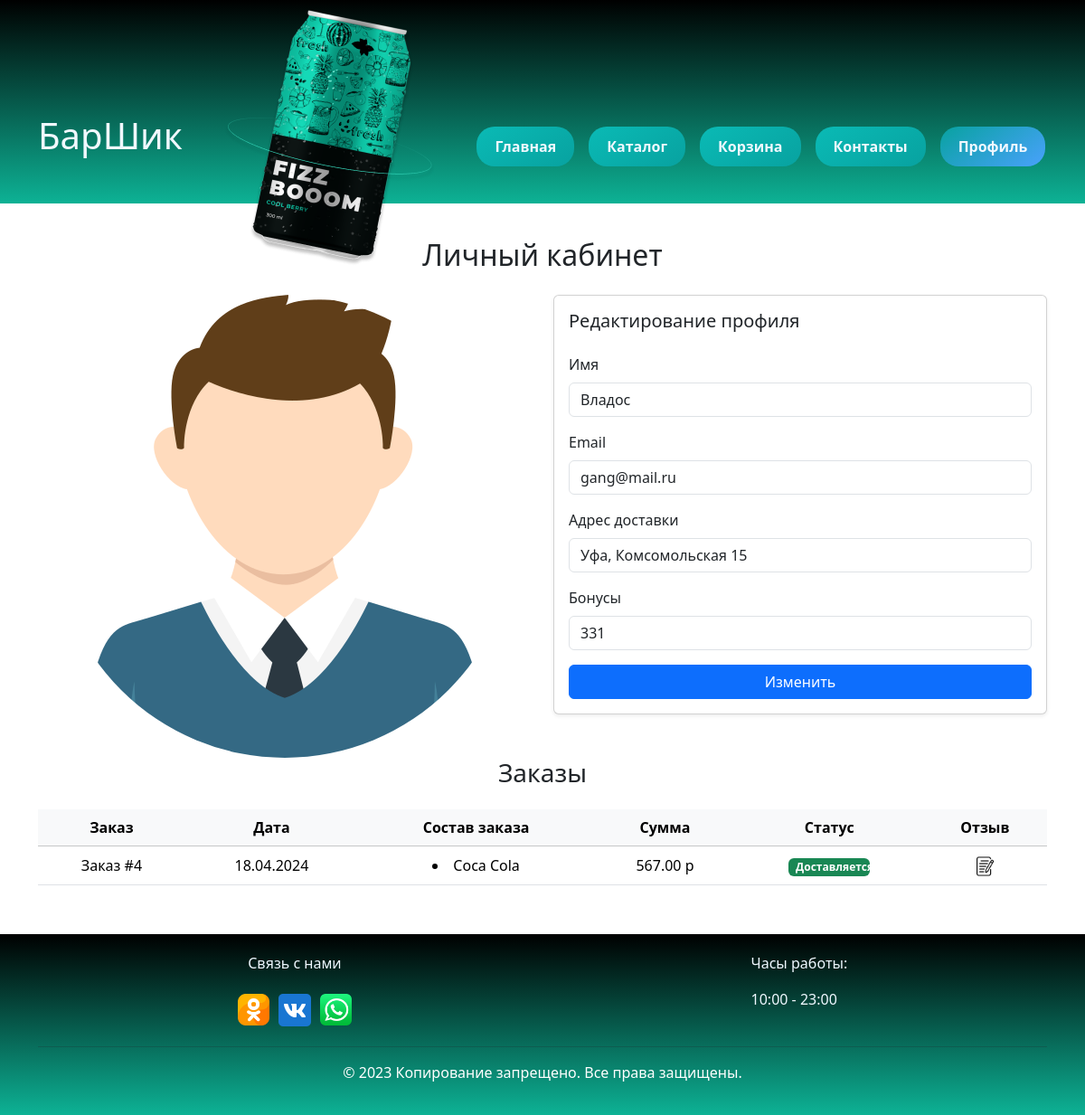
/user/personal_cab.php (signed in), run on an earlier commit of the app's database.
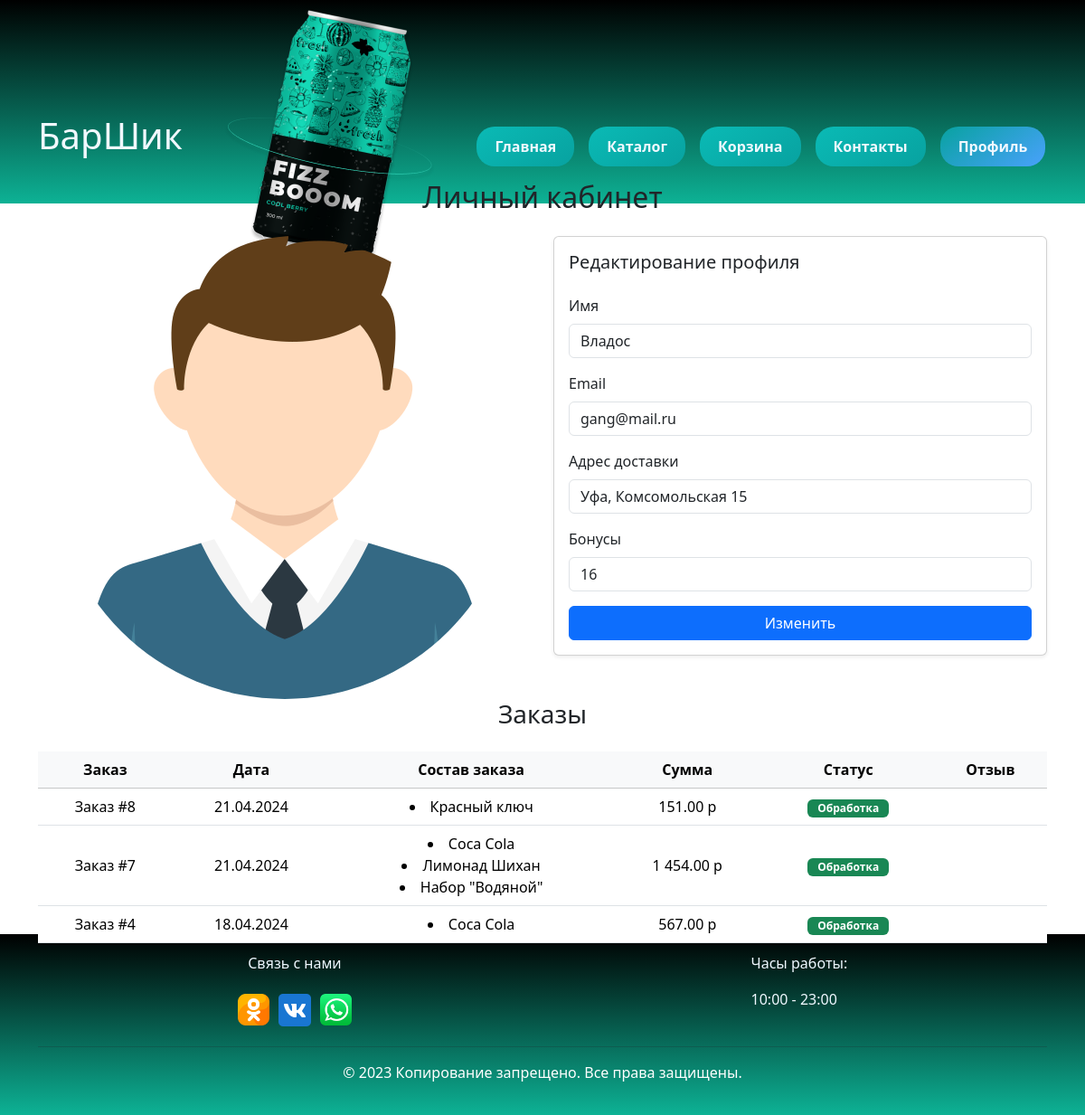
And on a later commit of the database.
### tables this page shows
CREATE TABLE `users` (
  `User_id` int NOT NULL,
  `Email` varchar(50) NOT NULL,
  `Password_hash` varchar(255) NOT NULL,
  `Bonus_points` decimal(10,0) NOT NULL,
  `role` enum('admin','user') NOT NULL DEFAULT 'user',
  `contact_info` varchar(255) NOT NULL DEFAULT 'Данных нет.',
  `name` varchar(33) NOT NULL DEFAULT 'Данных нет.'
);

CREATE TABLE `Orders` (
  `Id_order` int NOT NULL,
  `User_id` int NOT NULL,
  `Date_of_order` datetime NOT NULL,
  `Status` enum('Обработка','Доставляется','Отменен') NOT NULL,
  `Total_price` decimal(25,0) NOT NULL,
  `Used_bonuses` decimal(10,0) DEFAULT NULL,
  `Accrued_bonuses` decimal(10,0) DEFAULT NULL,
  `Delivery_address` varchar(255) DEFAULT NULL,
  `Delivery_method` varchar(50) DEFAULT NULL
);

### user/personal_cab.php (the view, shortened to what this page needs)
<?php
include '../database/connectdb.php';
$userId = $_SESSION['user_id'];
$userQuery = "SELECT User_id, Email, Bonus_points, role, contact_info, name FROM users WHERE User_id = ?";
$userStmt = $mysqli->prepare($userQuery);
$userStmt->bind_param("i", $userId);
$userStmt->execute();
$userResult = $userStmt->get_result();
$userData = $userResult->fetch_assoc();
$orderQuery = "SELECT o.Id_order, o.Date_of_order, o.Total_price, o.Status,
                      GROUP_CONCAT(CONCAT(p.Name, ' (', p.Id_product, ')') ORDER BY p.Name SEPARATOR ', ') AS Products
               FROM Orders o
               JOIN Order_Product op ON o.Id_order = op.Id_order
               JOIN Product p ON op.Id_product = p.Id_product
               WHERE o.User_id = ?
               GROUP BY o.Id_order
               ORDER BY o.Date_of_order DESC";
$orderStmt = $mysqli->prepare($orderQuery);
$orderStmt->bind_param("i", $userId);
$orderStmt->execute();
$orderResult = $orderStmt->get_result();
$reviewCheckQuery = "SELECT id_product FROM Reviews WHERE user_id = ? AND id_product = ?";
$reviewCheckStmt = $mysqli->prepare($reviewCheckQuery);
?>
<!DOCTYPE html>
<html lang="en">
<head>
    <link rel="stylesheet" href="../../design\css\style-header.css">
    <link rel="stylesheet" href="../../design\css\style-personal.css">
    <link href="https://cdn.jsdelivr.net/npm/bootstrap@5.3.2/dist/css/bootstrap.min.css" rel="stylesheet">
</head>
<body>
<?php include "../header.php"; ?>
    <main class="py-4">
    <div class="container">
        <h2 class="text-personal-account mb-4">Личный кабинет</h2>
        <div class="row">
            <div class="col-md-6 text-center">
                <img src="../../design/img/free-icon-boy-4537069.png" class="img-fluid rounded-circle" alt="Профиль пользователя">
            </div>
            <div class="col-md-6">
                <div class="card shadow-sm">
                    <div class="card-body">
                        <h5 class="card-title mb-4">Редактирование профиля</h5>
                        <form action="../user/edit/update_profile.php" method="post">
                            <div class="mb-3">
                                <label for="userName" class="form-label">Имя</label>
                                <input type="text" id="userName" name="userName" class="form-control" placeholder="Введите ваше имя" value="<?= htmlspecialchars($userData['name']) ?>">
                            </div>
                            <div class="mb-3">
                                <label for="userEmail" class="form-label">Email</label>
                                <input type="email" id="userEmail" name="userEmail" class="form-control" placeholder="Введите ваш email" value="<?= htmlspecialchars($userData['Email']) ?>">
                            </div>
                            <div class="mb-3">
                                <label for="userDeliveryAddress" class="form-label">Адрес доставки</label>
                                <input type="text" id="userDeliveryAddress" name="userDeliveryAddress" class="form-control" placeholder="Введите ваш адрес доставки" value="<?= htmlspecialchars($userData['contact_info']) ?>">
                            </div>
                            <div class="mb-3">
                                <label for="userBonuses" class="form-label">Бонусы</label>
                                <input type="text" id="userBonuses" name="userBonuses" class="form-control" value="<?= $userData['Bonus_points'] ?>" readonly>
                            </div>
                            <button type="submit" name="edit" class="btn btn-primary w-100">Изменить</button>
                        </form>
                        </div>
                    </div>
                </div>
            </div>
            <div class="history-zacaz">
                <h3 class="order mb-4">Заказы</h3>
                <div class="table-responsive">
                    <table class="table table-hover">
                        <thead class="table-light">
                            <tr>
                                <th scope="col">Заказ</th>
                                <th scope="col">Дата</th>
                                <th scope="col">Состав заказа</th>
                                <th scope="col">Сумма</th>
                                <th scope="col">Статус</th>
                                <th scope="col">Отзыв</th>
                            </tr>
                        </thead>
                        <tbody>
                        <?php while ($row = $orderResult->fetch_assoc()): ?>
    <tr>
        <td>Заказ #<?= htmlspecialchars($row['Id_order']) ?></td>
        <td><?= date('d.m.Y', strtotime($row['Date_of_order'])) ?></td>
        <td>
            <?php
            $products = explode(', ', $row['Products']);
            foreach ($products as $product):
                $productDetails = explode(' (', rtrim($product, ')'));
                $productName = $productDetails[0];
            ?>
                <li><?= htmlspecialchars($productName) ?></li>
            <?php endforeach; ?>
        </td>
        <td><?= number_format($row['Total_price'], 2, '.', ' ') ?> р</td>
        <td>
            <?php if ($row['Status'] == 'Отменен'): ?>
                <span class="badge bg-danger"><?= htmlspecialchars($row['Status']) ?></span>
            <?php else: ?>
                <span class="badge bg-success"><?= htmlspecialchars($row['Status']) ?></span>
            <?php endif; ?>
        </td>
        <td>
            <?php
            foreach ($products as $product):
                $productDetails = explode(' (', rtrim($product, ')'));
                $productId = $productDetails[1] ?? 'Неизвестный ID';
                $reviewCheckStmt->bind_param("ii", $userId, $productId);
                $reviewCheckStmt->execute();
                $reviewExists = $reviewCheckStmt->get_result()->num_rows > 0;
                if (!$reviewExists):
            ?>
                    <a href="#" data-bs-toggle="modal" data-bs-target="#feedback" data-product-id="<?= $productId ?>" onclick="setProductId(this.getAttribute('data-product-id'))">
                        <img src="../../design/img/writing.png" alt="Write feedback" class="img-fluid" style="width: 24px; height: 24px;">
                    </a>
                <?php endif; ?>
            <?php endforeach; ?>
        </td>
    </tr>
    <?php endwhile; ?>
                        </tbody>
                    </table>
                </div>
            </div>
        </div>
    </main>
    <footer id="footer">
    <div class="container">
        <div class="connection">
            <div class="connect">
            <p>Связь с нами</p>
            <div class="../../design\img-connection">
                <img src="../../design\img/free-icon-odnoklassniki-2504930.png" alt=""class="icon-whatsapp">
                <img src="../../design\img\icons8-vk-com-48.png" alt="" srcset="">
                <img src="../../design\img\iconfinder-social-media-applications-23whatsapp-4102606_113811.png" class="icon-whatsapp">
            </div>
            </div>
            <div class="clock-work">
                    <p>Часы  работы:</p>
                    <p>10:00 - 23:00</p>
                </div>
            </div>
        <hr>
        <p class="copirater">© 2023 Копирование запрещено. Все права защищены.</p>
    </div>
</footer>
</body>
</html>

### header.php (shortened to what this page needs)
<header content="width=device-width, initial-scale=1">
    <div class="container">
        <div class="naw-header">
            <h1 class="text">БарШик</h1>
            <img src="../../design/img/Group 8192.png" alt="" class="logo">
            <div class="naw-menu d-flex align-items-center gap-3 mt-3">
                <a href="/" class="custom-btn">Главная</a>
                <a href="#" class="custom-btn">Каталог</a>
                <a href="http://barshikweb/user/cart/personal_cart.php" class="custom-btn">Корзина</a>
                <a href="#footer" class="custom-btn">Контакты</a>
                <?php if(isset($_SESSION['user_id'])): ?>
                    <a href="http://barshikweb/user/auth/check_auth.php" class="custom-btn-login">Профиль</a>
                <?php else: ?>
                    <a href="http://barshikweb/user/auth/auth.php" class="custom-btn-login">Войти</a>
                <?php endif; ?>
            </div>
        </div>
    </div>
</header>

### design/css/style-header.css (style rules this page uses)
header { width: 100%; height: 225px; display: flex; background: linear-gradient(rgb(0, 0, 0), #0DB295); }
.naw-header { display: flex; width: 87%; align-items: center; justify-content: space-around; }
.naw-header h1 { color: aliceblue; }
.naw-header a { color: aliceblue; text-decoration: none; }
.naw-menu { display: flex; width: 50%; justify-content: space-between; }

### design/css/style-personal.css (style rules this page uses)
main { width: 100%; display: flex; height: 101vh; align-items: center; }
.text-personal-account { text-align: center; }
input { width: 100%; padding: 10px; margin-bottom: 15px; border: 1px solid #ccc; border-radius: 5px; }
table { width: 100%; border-collapse: collapse; }
th, td { border: 1px solid #ccc; padding: 8px; text-align: center; }
th { background-color: #f9f9f9; }
tr:nth-child(even) { background-color: #f5f5f5; }
.order { text-align: center; margin-bottom: 15px; }
footer { align-items: center; width: 100%; height: 200px; display: flex; background: linear-gradient(rgb(0, 0, 0), #0DB295); }
.connection { color: aliceblue; display: flex; justify-content: space-around; }
.icon-whatsapp { width: 35px; height: 35px; }
.copirater { text-align: center; color: rgb(255, 255, 255); }
.clock-work { display: flex; flex-direction: column; }
.connect { display: flex; flex-direction: column; align-items: center; }

### user/personal_cab.php (style rules this page uses)
.table th, .table td { vertical-align: middle; text-align: center; }
.badge { width: 90px; }

### header.php (style rules this page uses)
.custom-btn, .custom-btn-login { padding: 10px 20px; background: linear-gradient(145deg, #0abab5, #08a2a0); color: white; border: none; border-radius: 20px; font-weight: bold; transition: all 0.3s ease; text-decoration: none; }
.custom-btn-login { background: linear-gradient(145deg, #08a2a0, #49a1fc); }
.naw-header { display: flex; justify-content: space-between; align-items: center; }
.naw-menu { display: flex; gap: 15px; }

What changed in the data, as far as the page shows it:
changed users "Владос": userBonuses "331" → "16"
added orders: Id_order "8", Date_of_order "21.04.2024", productName "Красный ключ", Total_price "151.00", Status "Обработка"
added orders: Id_order "7", Date_of_order "21.04.2024", productName "Coca Cola", productName "Лимонад Шихан", productName "Набор \"Водяной\"", Total_price "1 454.00", Status "Обработка", shown under "Заказы"
changed orders id 4: Status "Доставляется" → "Обработка"
